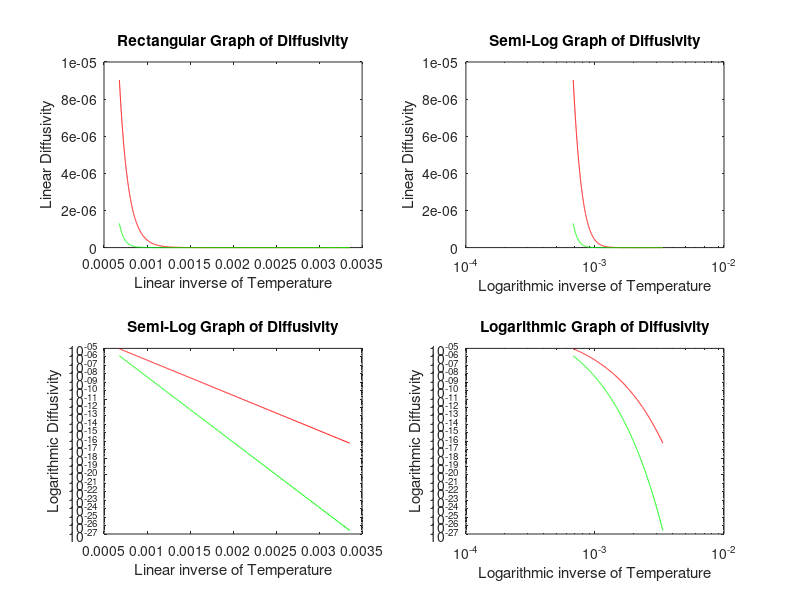

Recreate this plot in MATLAB.
%% Section 5.3, Problem 4: Rates of Diffusion
%
%
%---Program Objective ---
%
% The purpose of this program is to plot 4 different graphs on a shared
% window that show the relationship between diffusivity of metals and the
% inverse temperature.
%
% Diffusivity is measured by how fast diffusion occurs, and is calculated
% as follows:
%                              D = D0*e^(-Q/RT)
%
%% ***** START OF PROGRAM *****
clear
clc
format compact
%
%% First, define the variables...
D0B = 0.0062;                   %D0 is the diffusivity constant in cm^2/s
QB = 80000;                     %Q is the activation energy in J/mol K
D0F = 0.23;                     %D0 is the diffusivity constant in cm^2/s
QF = 148000;                    %Q is the activation energy in J/mol K
R = 8.314;                      %R is the ideal gas constant in J/mol K
iT = 1./((298:1473));           %iT is the inverse of temp in K
%
%% Next, use the given values in the function to obtain data pointd...
DB = D0B * exp((-QB/R).*iT);
DF = D0F * exp((-QF/R).*iT);
%
%% Now, plot both values on each of the 4 graphs, with different scales...
subplot(2,2,1);
plot(iT,DB,'r', iT,DF,'g');                % First subplot with both
title('Rectangular Graph of Diffusivity'); % linear scales
xlabel('Linear inverse of Temperature');
ylabel('Linear Diffusivity');

subplot(2,2,2);
semilogx(iT,DB,'r', iT,DF,'g');               % Second subplot with linear
title('Semi-Log Graph of Diffusivity');       % y-axis and logarithmic
xlabel('Logarithmic inverse of Temperature'); % x-axis
ylabel('Linear Diffusivity');

subplot(2,2,3);
semilogy(iT,DB,'r', iT,DF,'g');             % Third subplot with linear 
title('Semi-Log Graph of Diffusivity');     % x-axis and logarithmic
xlabel('Linear inverse of Temperature');    % y-axis
ylabel('Logarithmic Diffusivity');

subplot(2,2,4);
loglog(iT,DB,'r', iT,DF,'g');               % Fourth subplot with both
title('Logarithmic Graph of Diffusivity');  % logarithmic scales
xlabel('Logarithmic inverse of Temperature');
ylabel('Logarithmic Diffusivity');
% ***** END OF PROGRAM *****